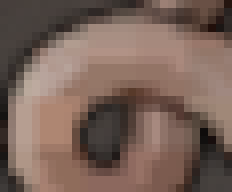
#> input picture rust/1440p_quality2/worm.png, 29 x 24 px, found by its file name (shown 8 times larger); the run also reads 3 pictures not shown here
$ python fishingHelpers.py
#> lines starting #> are read from the running program, lines starting #| are printed output that depends on the picture
### basicHelpers.py
from settings import *

import ctypes

import cv2
import numpy as np
from PIL import ImageGrab as iGrab
import math as m

class LineIter(object):
    # [24 lines left out: function __init__, not called in this run]

    def __iter__(self):
        return self

    # [16 lines left out: function __next__, not called in this run]

class Line(object):
    # [8 lines left out: function __init__, not called in this run]

    def foy(self,y):
        return int( (y - self.b)/self.m)

    def fox(self,x):
        return int(self.m * x + self.b)

    def get_iter(self, speed=1, min_x = 0, max_x = SCREEN_SIZE[0], min_y = 0, max_y = SCREEN_SIZE[1]):
        return LineIter(self.p1, self.p2, speed, min_x, max_x, min_y, max_y)

# [18 lines left out: function line_intersection, not called in this run]


def i_x(ratiox):
    return int(SCREEN_SIZE[0] * ratiox)

def r_x(intx):
    return intx / 2560

def i_y(ratioy):
    return int(SCREEN_SIZE[1] * ratioy)

def r_y(inty):
    return inty / 1440

def i_p(ratiopos):
    return i_x(ratiopos[0]), i_y(ratiopos[1])

def r_p(intpos):
    return r_x(intpos[0]), r_y(intpos[1])

def al(*lists):
    return tuple([sum(vals) for vals in zip(*lists)])

def ml(list1, list2):
    return list1[0] - list2[0], list1[1]-list2[1]

MOUSEEVENTF_MOVE = 0x0001
# [16 lines left out: functions wm_mouse_move, g, not called in this run]

def sdist(rgb1, rgb2 = (0,0,0)):
    return sum([(rgb1[i] - rgb2[i])**2 for i in range(len(rgb1))])

def dist(rgb1,rgb2 = (0,0,0)):
    return sdist(rgb1, rgb2) ** 0.5

def get_template(name, mode = cv2.IMREAD_COLOR):
    #print('rust\\' + IMG_PATH + '\\' +name)
#> called with name = 'worm.png', mode = 1
    ret = cv2.imread('rust\\' + IMG_PATH + '\\' +name, mode)
#> ret is the input picture: shape (24, 29, 3); mean B, G, R 88.4, 98.4, 120.7
    print(type(ret))
#| <class 'numpy.ndarray'>
    assert( type(ret) == np.ndarray)
    return ret

# [35 lines left out: function match_template, not called in this run]


#ax = m.atan2(X,Z) + th[1]
#ay = -(m.atan2(Y,Z) + th[0])
#return e[0] + e[2] * ax, e[1] + e[2] * ay

'''dr1 = np.array([
    (1,0,0),
    (0,c_(x), s_(x)),
    (0,s_(x), c_(x))
])

dr2 = np.array([
    (c_(y), 0, -s_(y)),
    (0, 1, 0),
    (s_(y),0, c_(x)) #+c ?
])

dr3 = np.array([
    (c_(z), s_(z), 0),
    (-s_(z), c_(z), 0),
    (0,0, 1) #+c ?
])
da = np.array(a)
dc = np.array(c)

dm = np.dot( np.multiply( np.multiply( dr1, dr2), dr3), da-dc )'''
#dm = dr1.cross(dr2).cross(dr3).dot(da-dc)
#print('DM',dm)


'''print('d')
print([
        [ c_(y)*( s_(z)*Y + c_(z)*X), - s_(y)*Z],
        [s_(x)*(c_(y)*Z + s_(y)*( s_(z)*Y + c_(z)*X)), c_(x)*( c_(z)*Y - s_(z)*X)],
        [c_(x)*(c_(y)*Z + s_(y)*( s_(z)*Y + c_(z)*X)), - s_(x)*( c_(z)*Y - s_(z)*X)]
    ])'''
#d = dm
#print(d)
'''d = [
        'c_(y)'*( s_(z)*Y + c_(z)*X) - 's_(y)'*Z,
        s_(x)*('c_(y)'*Z + 's_(y)'*( s_(z)*Y + c_(z)*X)) + c_(x)*( c_(z)*Y - s_(z)*X),
        c_(x)*(c_(y)*Z + 's_(y)'*( s_(z)*Y + c_(z)*X)) - s_(x)*( c_(z)*Y - s_(z)*X)
    ]'''
#d = dm

#FISH_LEFT_P1 = (-1.6, 0, 2.3)#(-2.3, 0, 6.1)
FISH_LEFT_P2 = (-0.3, 0, 0.5)#(0.3, 0, 6.1)

FOV = 90
PLAYER = (-0.09,1.53,0.19)
rotation = (0,0,0) # * FOV/2
display_surface = (SCREEN_SIZE[0]/2,SCREEN_SIZE[1]/2, SCREEN_SIZE[1]/2 * 44/45 )# (SCREEN_SIZE[0]/2,SCREEN_SIZE[1]/2, 1) #SCREEN_SIZE[0] / FOV
# [55 lines left out: functions persp_proj, persp_pnt, weak_proj, not called in this run]


#if __name__ == '__main__':
#    persp_pnt()

### fishingHelpers.py
from settings import *
from basicHelpers import *
from PIL import ImageGrab as iGrab
import time as t
import pyautogui as pag


templates = {
'worm': get_template('worm.png'),
'grub': get_template('grub.png'),
'skull': get_template('skull.png'),
'bucket': get_template('bucket.png'),
'bottle': get_template('bottle.png'),

'anchovy': get_template('anchovy.png'),
'sardine': get_template('sardine.png'),
'herring': get_template('herring.png'),
'yellow': get_template('yellow.png'),
'salmon': get_template('salmon.png'),
'catfish': get_template('catfish.png'),
'trout': get_template('trout.png'),
'shark': get_template('shark.png'),

'fish': get_template('fish.png'),
'drop': get_template('drop.png'),
'gut': get_template('gut.png'),
'card': get_template('card.png'),
'cloth': get_template('cloth.png'),
'flare': get_template('flare.png'),
'scrap': get_template('scrap.png'),
'fat': get_template('fat.png'),
'pistolbullet': get_template('pistolbullet.png'),
'bone': get_template('bone.png'),
'fullrod': get_template('fullrod.png',cv2.IMREAD_UNCHANGED)
}
#| <class 'numpy.ndarray'>
#> call 3 of get_template, with name = 'skull.png', mode = 1
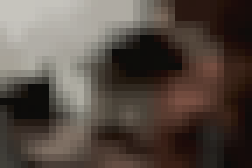
#> input picture rust/1080p_quality0/skull.png, 36 x 24 px, found by its file name (shown 7 times larger)
#> in get_template, ret is the input picture: shape (24, 36, 3); mean B, G, R 67.9, 75.4, 86.1
#| <class 'numpy.ndarray'>
#| <class 'numpy.ndarray'>
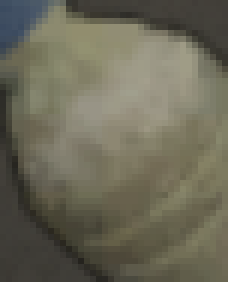
#> input picture rust/1440p_quality2/bottle.png, 38 x 47 px, found by its file name (shown 6 times larger)
#> in get_template, ret is the input picture: shape (47, 38, 3); mean B, G, R 87.8, 104.8, 107.5
#| <class 'numpy.ndarray'>
#| <class 'numpy.ndarray'>
#| <class 'NoneType'>
#> (the run stopped early here; a loop or call above may not have finished)
